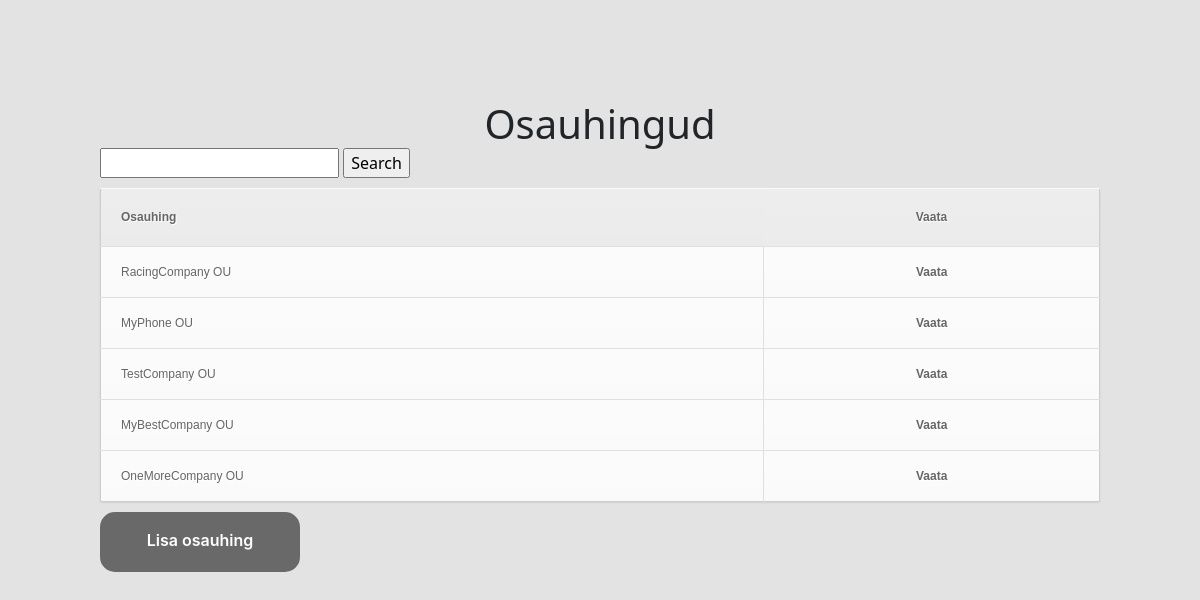
Before: / with the older database file.
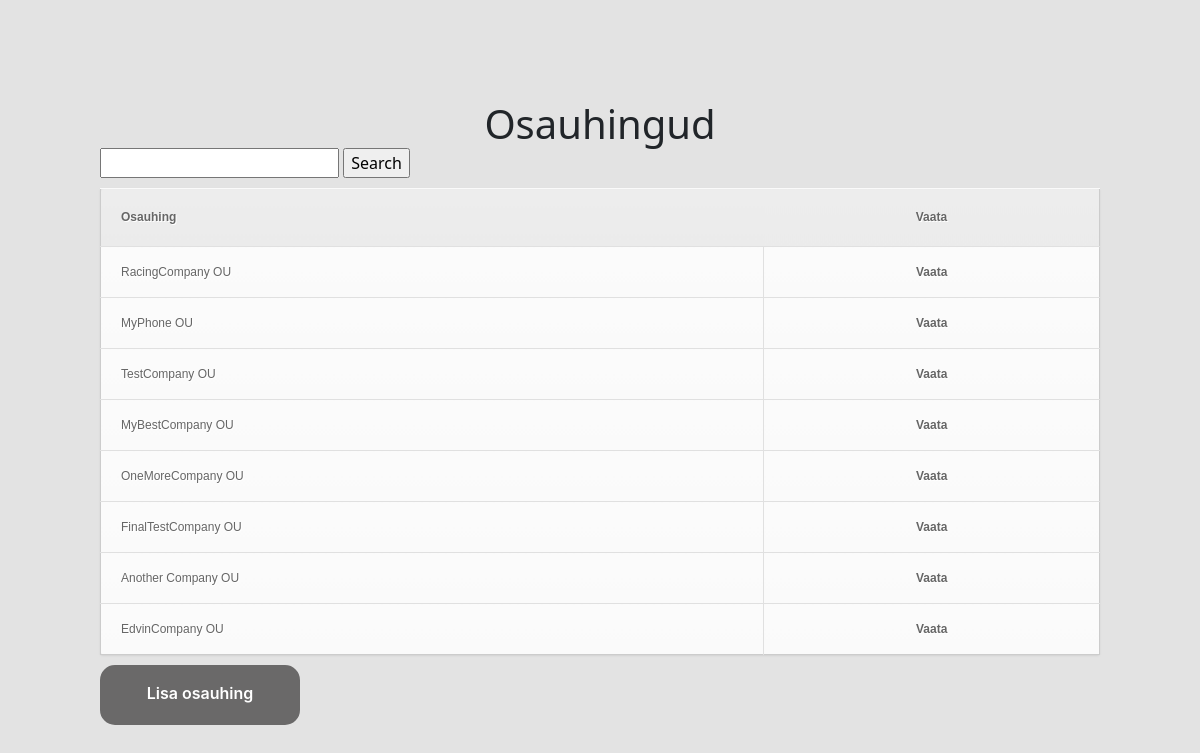
After: the same page with the newer database file.
### osauhing/models.py (models this page shows, shortened)
class Osauhing(models.Model):
    name = models.CharField(max_length=100, validators=[MinLengthValidator(3), alphanumeric], verbose_name='Nimi')
    registry_code = models.CharField(max_length=7, validators=[MinLengthValidator(7), numeric], verbose_name='Registrikood')
    foundation_date = models.DateField(validators=[validate_date], verbose_name='Asutamiskuupäev')
    capital = models.DecimalField(max_digits=15, decimal_places=0, validators=[MinValueValidator(2500)], verbose_name='Kapitaal')

### osauhing/views.py (the view, shortened to what this page needs)
# urls.py: path('', views.OsauhingList.as_view(), name='osauhing_list'),
class OsauhingList(ListView):
    model = Osauhing
    legalpartners = LegalPartner.objects.all()
    physicalpartners = PhysicalPartner.objects.all()
    def get_queryset(self):
        name = self.request.GET.get('search')
        object_list = self.model.objects.all()
        final_object_list = self.model.objects.all()
        return final_object_list

### osauhing/templates/osauhing/osauhing_list.html (shortened to what this page needs)
<link rel="stylesheet" href="{{ STATIC_URL }} /static/osauhing/style.css">
<head>
    <link href="https://cdn.jsdelivr.net/npm/bootstrap@5.2.3/dist/css/bootstrap.min.css" rel="stylesheet">
  </head>
<h1>Osauhingud</h1>
<form action="" method="get">
    <input type="text" name="search" />
    <input type="submit" value="Search" />
</form>
<table border="1">
<thead>
    <tr>
    <th>Osauhing</th>
    <th>Vaata</th>
    </tr>
</thead>
<tbody>
    {% for osauhing in object_list %}
    <tr>
    <td>{{ osauhing.name }}</td>
    <td><a href="{% url "osauhing_view" osauhing.id %}">Vaata</a></td>
    </tr>
    {% endfor %}
</tbody>
</table>
<a href="{% url "osauhing_new" %}" class="button-27">Lisa osauhing</a>

Changed rows visible on the page:
added Osauhing: name "FinalTestCompany OU"
added Osauhing: name "Another Company OU"
added Osauhing: name "EdvinCompany OU"
